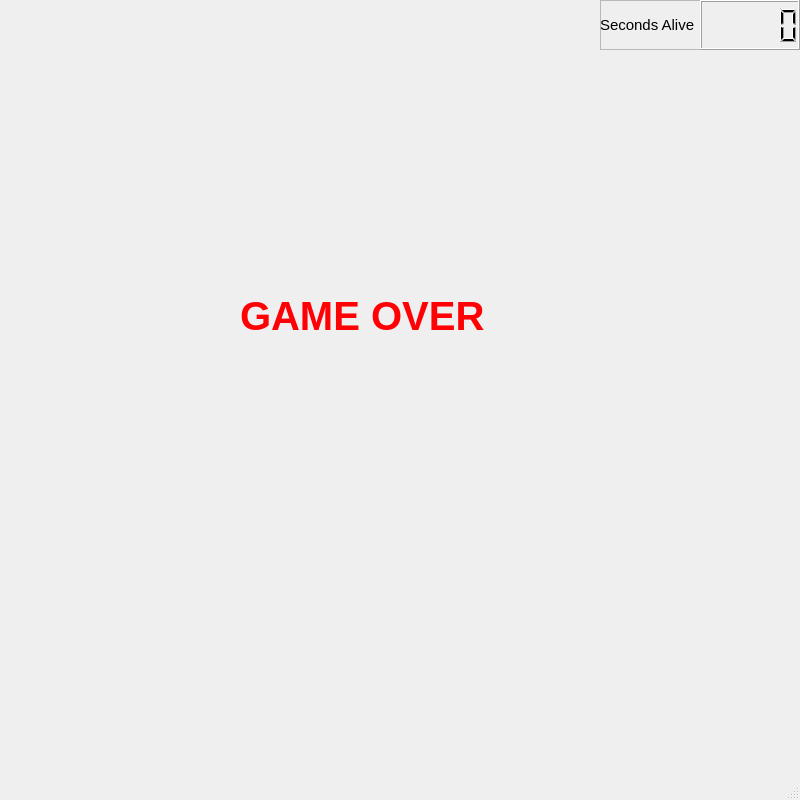
<?xml version="1.0" encoding="UTF-8"?>
<ui version="4.0">
 <class>MainWindow</class>
 <widget class="QMainWindow" name="MainWindow">
  <property name="geometry">
   <rect>
    <x>0</x>
    <y>0</y>
    <width>800</width>
    <height>800</height>
   </rect>
  </property>
  <property name="windowTitle">
   <string>Balls</string>
  </property>
  <widget class="QWidget" name="centralWidget">
   <widget class="QLabel" name="gameOver">
    <property name="geometry">
     <rect>
      <x>240</x>
      <y>300</y>
      <width>291</width>
      <height>31</height>
     </rect>
    </property>
    <property name="palette">
     <palette>
      <active>
       <colorrole role="WindowText">
        <brush brushstyle="SolidPattern">
         <color alpha="255">
          <red>255</red>
          <green>0</green>
          <blue>4</blue>
         </color>
        </brush>
       </colorrole>
       <colorrole role="Button">
        <brush brushstyle="SolidPattern">
         <color alpha="255">
          <red>170</red>
          <green>0</green>
          <blue>0</blue>
         </color>
        </brush>
       </colorrole>
       <colorrole role="Light">
        <brush brushstyle="SolidPattern">
         <color alpha="255">
          <red>255</red>
          <green>0</green>
          <blue>0</blue>
         </color>
        </brush>
       </colorrole>
       <colorrole role="Midlight">
        <brush brushstyle="SolidPattern">
         <color alpha="255">
          <red>212</red>
          <green>0</green>
          <blue>0</blue>
         </color>
        </brush>
       </colorrole>
       <colorrole role="Dark">
        <brush brushstyle="SolidPattern">
         <color alpha="255">
          <red>85</red>
          <green>0</green>
          <blue>0</blue>
         </color>
        </brush>
       </colorrole>
       <colorrole role="Mid">
        <brush brushstyle="SolidPattern">
         <color alpha="255">
          <red>113</red>
          <green>0</green>
          <blue>0</blue>
         </color>
        </brush>
       </colorrole>
       <colorrole role="Text">
        <brush brushstyle="SolidPattern">
         <color alpha="255">
          <red>0</red>
          <green>0</green>
          <blue>0</blue>
         </color>
        </brush>
       </colorrole>
       <colorrole role="BrightText">
        <brush brushstyle="SolidPattern">
         <color alpha="255">
          <red>255</red>
          <green>255</green>
          <blue>255</blue>
         </color>
        </brush>
       </colorrole>
       <colorrole role="ButtonText">
        <brush brushstyle="SolidPattern">
         <color alpha="255">
          <red>0</red>
          <green>0</green>
          <blue>0</blue>
         </color>
        </brush>
       </colorrole>
       <colorrole role="Base">
        <brush brushstyle="SolidPattern">
         <color alpha="255">
          <red>255</red>
          <green>255</green>
          <blue>255</blue>
         </color>
        </brush>
       </colorrole>
       <colorrole role="Window">
        <brush brushstyle="SolidPattern">
         <color alpha="255">
          <red>170</red>
          <green>0</green>
          <blue>0</blue>
         </color>
        </brush>
       </colorrole>
       <colorrole role="Shadow">
        <brush brushstyle="SolidPattern">
         <color alpha="255">
          <red>0</red>
          <green>0</green>
          <blue>0</blue>
         </color>
        </brush>
       </colorrole>
       <colorrole role="AlternateBase">
        <brush brushstyle="SolidPattern">
         <color alpha="255">
          <red>212</red>
          <green>127</green>
          <blue>127</blue>
         </color>
        </brush>
       </colorrole>
       <colorrole role="ToolTipBase">
        <brush brushstyle="SolidPattern">
         <color alpha="255">
          <red>255</red>
          <green>255</green>
          <blue>220</blue>
         </color>
        </brush>
       </colorrole>
       <colorrole role="ToolTipText">
        <brush brushstyle="SolidPattern">
         <color alpha="255">
          <red>0</red>
          <green>0</green>
          <blue>0</blue>
         </color>
        </brush>
       </colorrole>
      </active>
      <inactive>
       <colorrole role="WindowText">
        <brush brushstyle="SolidPattern">
         <color alpha="255">
          <red>255</red>
          <green>0</green>
          <blue>4</blue>
         </color>
        </brush>
       </colorrole>
       <colorrole role="Button">
        <brush brushstyle="SolidPattern">
         <color alpha="255">
          <red>170</red>
          <green>0</green>
          <blue>0</blue>
         </color>
        </brush>
       </colorrole>
       <colorrole role="Light">
        <brush brushstyle="SolidPattern">
         <color alpha="255">
          <red>255</red>
          <green>0</green>
          <blue>0</blue>
         </color>
        </brush>
       </colorrole>
       <colorrole role="Midlight">
        <brush brushstyle="SolidPattern">
         <color alpha="255">
          <red>212</red>
          <green>0</green>
          <blue>0</blue>
         </color>
        </brush>
       </colorrole>
       <colorrole role="Dark">
        <brush brushstyle="SolidPattern">
         <color alpha="255">
          <red>85</red>
          <green>0</green>
          <blue>0</blue>
         </color>
        </brush>
       </colorrole>
       <colorrole role="Mid">
        <brush brushstyle="SolidPattern">
         <color alpha="255">
          <red>113</red>
          <green>0</green>
          <blue>0</blue>
         </color>
        </brush>
       </colorrole>
       <colorrole role="Text">
        <brush brushstyle="SolidPattern">
         <color alpha="255">
          <red>0</red>
          <green>0</green>
          <blue>0</blue>
         </color>
        </brush>
       </colorrole>
       <colorrole role="BrightText">
        <brush brushstyle="SolidPattern">
         <color alpha="255">
          <red>255</red>
          <green>255</green>
          <blue>255</blue>
         </color>
        </brush>
       </colorrole>
       <colorrole role="ButtonText">
        <brush brushstyle="SolidPattern">
         <color alpha="255">
          <red>0</red>
          <green>0</green>
          <blue>0</blue>
         </color>
        </brush>
       </colorrole>
       <colorrole role="Base">
        <brush brushstyle="SolidPattern">
         <color alpha="255">
          <red>255</red>
          <green>255</green>
          <blue>255</blue>
         </color>
        </brush>
       </colorrole>
       <colorrole role="Window">
        <brush brushstyle="SolidPattern">
         <color alpha="255">
          <red>170</red>
          <green>0</green>
          <blue>0</blue>
         </color>
        </brush>
       </colorrole>
       <colorrole role="Shadow">
        <brush brushstyle="SolidPattern">
         <color alpha="255">
          <red>0</red>
          <green>0</green>
          <blue>0</blue>
         </color>
        </brush>
       </colorrole>
       <colorrole role="AlternateBase">
        <brush brushstyle="SolidPattern">
         <color alpha="255">
          <red>212</red>
          <green>127</green>
          <blue>127</blue>
         </color>
        </brush>
       </colorrole>
       <colorrole role="ToolTipBase">
        <brush brushstyle="SolidPattern">
         <color alpha="255">
          <red>255</red>
          <green>255</green>
          <blue>220</blue>
         </color>
        </brush>
       </colorrole>
       <colorrole role="ToolTipText">
        <brush brushstyle="SolidPattern">
         <color alpha="255">
          <red>0</red>
          <green>0</green>
          <blue>0</blue>
         </color>
        </brush>
       </colorrole>
      </inactive>
      <disabled>
       <colorrole role="WindowText">
        <brush brushstyle="SolidPattern">
         <color alpha="255">
          <red>85</red>
          <green>0</green>
          <blue>0</blue>
         </color>
        </brush>
       </colorrole>
       <colorrole role="Button">
        <brush brushstyle="SolidPattern">
         <color alpha="255">
          <red>170</red>
          <green>0</green>
          <blue>0</blue>
         </color>
        </brush>
       </colorrole>
       <colorrole role="Light">
        <brush brushstyle="SolidPattern">
         <color alpha="255">
          <red>255</red>
          <green>0</green>
          <blue>0</blue>
         </color>
        </brush>
       </colorrole>
       <colorrole role="Midlight">
        <brush brushstyle="SolidPattern">
         <color alpha="255">
          <red>212</red>
          <green>0</green>
          <blue>0</blue>
         </color>
        </brush>
       </colorrole>
       <colorrole role="Dark">
        <brush brushstyle="SolidPattern">
         <color alpha="255">
          <red>85</red>
          <green>0</green>
          <blue>0</blue>
         </color>
        </brush>
       </colorrole>
       <colorrole role="Mid">
        <brush brushstyle="SolidPattern">
         <color alpha="255">
          <red>113</red>
          <green>0</green>
          <blue>0</blue>
         </color>
        </brush>
       </colorrole>
       <colorrole role="Text">
        <brush brushstyle="SolidPattern">
         <color alpha="255">
          <red>85</red>
          <green>0</green>
          <blue>0</blue>
         </color>
        </brush>
       </colorrole>
       <colorrole role="BrightText">
        <brush brushstyle="SolidPattern">
         <color alpha="255">
          <red>255</red>
          <green>255</green>
          <blue>255</blue>
         </color>
        </brush>
       </colorrole>
       <colorrole role="ButtonText">
        <brush brushstyle="SolidPattern">
         <color alpha="255">
          <red>85</red>
          <green>0</green>
          <blue>0</blue>
         </color>
        </brush>
       </colorrole>
       <colorrole role="Base">
        <brush brushstyle="SolidPattern">
         <color alpha="255">
          <red>170</red>
          <green>0</green>
          <blue>0</blue>
         </color>
        </brush>
       </colorrole>
       <colorrole role="Window">
        <brush brushstyle="SolidPattern">
         <color alpha="255">
          <red>170</red>
          <green>0</green>
          <blue>0</blue>
         </color>
        </brush>
       </colorrole>
       <colorrole role="Shadow">
        <brush brushstyle="SolidPattern">
         <color alpha="255">
          <red>0</red>
          <green>0</green>
          <blue>0</blue>
         </color>
        </brush>
       </colorrole>
       <colorrole role="AlternateBase">
        <brush brushstyle="SolidPattern">
         <color alpha="255">
          <red>170</red>
          <green>0</green>
          <blue>0</blue>
         </color>
        </brush>
       </colorrole>
       <colorrole role="ToolTipBase">
        <brush brushstyle="SolidPattern">
         <color alpha="255">
          <red>255</red>
          <green>255</green>
          <blue>220</blue>
         </color>
        </brush>
       </colorrole>
       <colorrole role="ToolTipText">
        <brush brushstyle="SolidPattern">
         <color alpha="255">
          <red>0</red>
          <green>0</green>
          <blue>0</blue>
         </color>
        </brush>
       </colorrole>
      </disabled>
     </palette>
    </property>
    <property name="font">
     <font>
      <pointsize>30</pointsize>
      <weight>75</weight>
      <bold>true</bold>
     </font>
    </property>
    <property name="text">
     <string>GAME OVER</string>
    </property>
   </widget>
   <widget class="QFrame" name="timeAlive">
    <property name="geometry">
     <rect>
      <x>600</x>
      <y>0</y>
      <width>200</width>
      <height>50</height>
     </rect>
    </property>
    <property name="frameShape">
     <enum>QFrame::StyledPanel</enum>
    </property>
    <property name="frameShadow">
     <enum>QFrame::Raised</enum>
    </property>
    <widget class="QLCDNumber" name="timeAliveTimer">
     <property name="geometry">
      <rect>
       <x>100</x>
       <y>0</y>
       <width>100</width>
       <height>50</height>
      </rect>
     </property>
    </widget>
    <widget class="QLabel" name="timeAliveLabel">
     <property name="geometry">
      <rect>
       <x>0</x>
       <y>0</y>
       <width>100</width>
       <height>50</height>
      </rect>
     </property>
     <property name="font">
      <font>
       <pointsize>11</pointsize>
      </font>
     </property>
     <property name="text">
      <string>Seconds Alive</string>
     </property>
    </widget>
   </widget>
  </widget>
  <widget class="QMenuBar" name="menuBar">
   <property name="geometry">
    <rect>
     <x>0</x>
     <y>0</y>
     <width>800</width>
     <height>23</height>
    </rect>
   </property>
  </widget>
  <widget class="QStatusBar" name="statusBar"/>
 </widget>
 <layoutdefault spacing="6" margin="11"/>
 <resources/>
 <connections/>
</ui>
